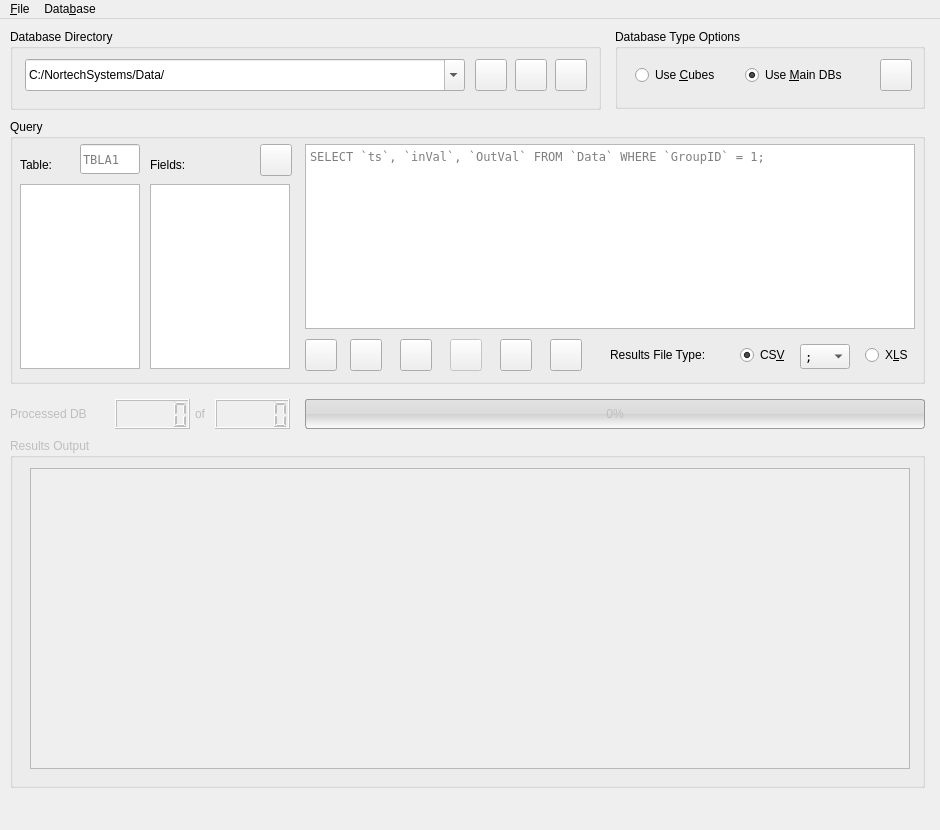
<?xml version="1.0" encoding="UTF-8"?>
<ui version="4.0">
 <class>MuninnWindow</class>
 <widget class="QMainWindow" name="MuninnWindow">
  <property name="geometry">
   <rect>
    <x>0</x>
    <y>0</y>
    <width>940</width>
    <height>830</height>
   </rect>
  </property>
  <property name="sizePolicy">
   <sizepolicy hsizetype="Fixed" vsizetype="Fixed">
    <horstretch>0</horstretch>
    <verstretch>0</verstretch>
   </sizepolicy>
  </property>
  <property name="minimumSize">
   <size>
    <width>940</width>
    <height>830</height>
   </size>
  </property>
  <property name="maximumSize">
   <size>
    <width>940</width>
    <height>830</height>
   </size>
  </property>
  <property name="font">
   <font>
    <family>Segoe UI</family>
    <pointsize>9</pointsize>
   </font>
  </property>
  <property name="windowTitle">
   <string>Muninn — Multiple Database Querier</string>
  </property>
  <property name="windowIcon">
   <iconset>
    <normaloff>images/raven_guard_badge.png</normaloff>images/raven_guard_badge.png</iconset>
  </property>
  <property name="iconSize">
   <size>
    <width>44</width>
    <height>44</height>
   </size>
  </property>
  <property name="toolButtonStyle">
   <enum>Qt::ToolButtonTextOnly</enum>
  </property>
  <widget class="QWidget" name="centralwidget">
   <widget class="QGroupBox" name="DBDirGroupBox">
    <property name="geometry">
     <rect>
      <x>10</x>
      <y>10</y>
      <width>591</width>
      <height>81</height>
     </rect>
    </property>
    <property name="title">
     <string>Database Directory</string>
    </property>
    <widget class="QPushButton" name="SubtractLocBtn">
     <property name="geometry">
      <rect>
       <x>545</x>
       <y>30</y>
       <width>32</width>
       <height>32</height>
      </rect>
     </property>
     <property name="cursor">
      <cursorShape>PointingHandCursor</cursorShape>
     </property>
     <property name="toolTip">
      <string>Remove selected directory from saved list</string>
     </property>
     <property name="text">
      <string/>
     </property>
     <property name="icon">
      <iconset>
       <normaloff>images/Oxygen-list-remove.ico</normaloff>images/Oxygen-list-remove.ico</iconset>
     </property>
     <property name="iconSize">
      <size>
       <width>25</width>
       <height>25</height>
      </size>
     </property>
     <property name="shortcut">
      <string>Alt+R</string>
     </property>
    </widget>
    <widget class="QPushButton" name="AddLocBtn">
     <property name="geometry">
      <rect>
       <x>505</x>
       <y>30</y>
       <width>32</width>
       <height>32</height>
      </rect>
     </property>
     <property name="cursor">
      <cursorShape>PointingHandCursor</cursorShape>
     </property>
     <property name="toolTip">
      <string>Add selected directory to saved list</string>
     </property>
     <property name="text">
      <string/>
     </property>
     <property name="icon">
      <iconset>
       <normaloff>images/Oxygen-list-add.ico</normaloff>images/Oxygen-list-add.ico</iconset>
     </property>
     <property name="iconSize">
      <size>
       <width>25</width>
       <height>25</height>
      </size>
     </property>
     <property name="shortcut">
      <string>Alt+A</string>
     </property>
    </widget>
    <widget class="QPushButton" name="ChooseDirBtn">
     <property name="geometry">
      <rect>
       <x>465</x>
       <y>30</y>
       <width>32</width>
       <height>32</height>
      </rect>
     </property>
     <property name="cursor">
      <cursorShape>PointingHandCursor</cursorShape>
     </property>
     <property name="toolTip">
      <string>Choose database directory</string>
     </property>
     <property name="text">
      <string/>
     </property>
     <property name="icon">
      <iconset>
       <normaloff>images/Iconsmind-Outline-Folder-Open.ico</normaloff>images/Iconsmind-Outline-Folder-Open.ico</iconset>
     </property>
     <property name="iconSize">
      <size>
       <width>25</width>
       <height>25</height>
      </size>
     </property>
     <property name="shortcut">
      <string>Alt+D</string>
     </property>
    </widget>
    <widget class="QComboBox" name="DBDirComboBox">
     <property name="geometry">
      <rect>
       <x>15</x>
       <y>30</y>
       <width>440</width>
       <height>32</height>
      </rect>
     </property>
     <property name="toolTip">
      <string>Choose a previously stored location</string>
     </property>
     <property name="editable">
      <bool>true</bool>
     </property>
     <item>
      <property name="text">
       <string>C:/NortechSystems/Data/</string>
      </property>
     </item>
     <item>
      <property name="text">
       <string>C:/share/dbs/</string>
      </property>
     </item>
     <item>
      <property name="text">
       <string>D:/data/headcount/</string>
      </property>
     </item>
    </widget>
   </widget>
   <widget class="QGroupBox" name="DBsGroupBox">
    <property name="geometry">
     <rect>
      <x>615</x>
      <y>10</y>
      <width>310</width>
      <height>80</height>
     </rect>
    </property>
    <property name="title">
     <string>Database Type Options</string>
    </property>
    <widget class="QPushButton" name="RefreshDBsBtn">
     <property name="geometry">
      <rect>
       <x>265</x>
       <y>30</y>
       <width>32</width>
       <height>32</height>
      </rect>
     </property>
     <property name="cursor">
      <cursorShape>PointingHandCursor</cursorShape>
     </property>
     <property name="toolTip">
      <string>Refresh DB List/Count</string>
     </property>
     <property name="text">
      <string/>
     </property>
     <property name="icon">
      <iconset>
       <normaloff>images/Oxygen-view-refresh.ico</normaloff>images/Oxygen-view-refresh.ico</iconset>
     </property>
     <property name="iconSize">
      <size>
       <width>25</width>
       <height>25</height>
      </size>
     </property>
     <property name="shortcut">
      <string>Alt+F5</string>
     </property>
    </widget>
    <widget class="QRadioButton" name="UseCubesCRadio">
     <property name="geometry">
      <rect>
       <x>20</x>
       <y>30</y>
       <width>100</width>
       <height>32</height>
      </rect>
     </property>
     <property name="cursor">
      <cursorShape>CrossCursor</cursorShape>
     </property>
     <property name="toolTip">
      <string>Use only the Cube DBs</string>
     </property>
     <property name="text">
      <string>Use &amp;Cubes</string>
     </property>
     <property name="shortcut">
      <string>Alt+C</string>
     </property>
    </widget>
    <widget class="QRadioButton" name="UseCubesMRadio">
     <property name="geometry">
      <rect>
       <x>130</x>
       <y>30</y>
       <width>120</width>
       <height>32</height>
      </rect>
     </property>
     <property name="cursor">
      <cursorShape>CrossCursor</cursorShape>
     </property>
     <property name="toolTip">
      <string>Use only the Main DBs</string>
     </property>
     <property name="text">
      <string>Use &amp;Main DBs</string>
     </property>
     <property name="shortcut">
      <string>Alt+M</string>
     </property>
     <property name="checked">
      <bool>true</bool>
     </property>
    </widget>
   </widget>
   <widget class="QGroupBox" name="QueryGroupBox">
    <property name="geometry">
     <rect>
      <x>10</x>
      <y>100</y>
      <width>915</width>
      <height>265</height>
     </rect>
    </property>
    <property name="title">
     <string>Query</string>
    </property>
    <widget class="QLabel" name="TableLabel">
     <property name="geometry">
      <rect>
       <x>10</x>
       <y>30</y>
       <width>50</width>
       <height>31</height>
      </rect>
     </property>
     <property name="text">
      <string>Table:</string>
     </property>
     <property name="textFormat">
      <enum>Qt::PlainText</enum>
     </property>
    </widget>
    <widget class="QListWidget" name="TableListWidget">
     <property name="geometry">
      <rect>
       <x>10</x>
       <y>65</y>
       <width>120</width>
       <height>185</height>
      </rect>
     </property>
     <property name="cursor" stdset="0">
      <cursorShape>CrossCursor</cursorShape>
     </property>
     <property name="toolTip">
      <string>Select a table to query</string>
     </property>
     <property name="whatsThis">
      <string>List of tables in DB</string>
     </property>
     <property name="alternatingRowColors">
      <bool>true</bool>
     </property>
     <property name="selectionRectVisible">
      <bool>true</bool>
     </property>
     <property name="sortingEnabled">
      <bool>true</bool>
     </property>
    </widget>
    <widget class="QLabel" name="ColumnLabel">
     <property name="geometry">
      <rect>
       <x>140</x>
       <y>30</y>
       <width>51</width>
       <height>31</height>
      </rect>
     </property>
     <property name="cursor">
      <cursorShape>CrossCursor</cursorShape>
     </property>
     <property name="toolTip">
      <string/>
     </property>
     <property name="text">
      <string>Fields:</string>
     </property>
     <property name="textFormat">
      <enum>Qt::PlainText</enum>
     </property>
    </widget>
    <widget class="QListWidget" name="ColumnsListWidget">
     <property name="geometry">
      <rect>
       <x>140</x>
       <y>65</y>
       <width>140</width>
       <height>185</height>
      </rect>
     </property>
     <property name="cursor" stdset="0">
      <cursorShape>CrossCursor</cursorShape>
     </property>
     <property name="toolTip">
      <string>Select table columns to query</string>
     </property>
     <property name="whatsThis">
      <string>List of columns in selected table</string>
     </property>
     <property name="alternatingRowColors">
      <bool>true</bool>
     </property>
     <property name="selectionMode">
      <enum>QAbstractItemView::MultiSelection</enum>
     </property>
     <property name="selectionRectVisible">
      <bool>true</bool>
     </property>
     <property name="sortingEnabled">
      <bool>true</bool>
     </property>
    </widget>
    <widget class="QPushButton" name="PushSelectionBtn">
     <property name="geometry">
      <rect>
       <x>250</x>
       <y>25</y>
       <width>32</width>
       <height>32</height>
      </rect>
     </property>
     <property name="cursor">
      <cursorShape>PointingHandCursor</cursorShape>
     </property>
     <property name="toolTip">
      <string>Push DB selections to query editor</string>
     </property>
     <property name="text">
      <string/>
     </property>
     <property name="icon">
      <iconset>
       <normaloff>images/Oxygen-arrow-right.ico</normaloff>images/Oxygen-arrow-right.ico</iconset>
     </property>
     <property name="iconSize">
      <size>
       <width>25</width>
       <height>25</height>
      </size>
     </property>
     <property name="shortcut">
      <string>Alt+P</string>
     </property>
    </widget>
    <widget class="QPlainTextEdit" name="QueryTextEdit">
     <property name="geometry">
      <rect>
       <x>295</x>
       <y>25</y>
       <width>610</width>
       <height>185</height>
      </rect>
     </property>
     <property name="font">
      <font>
       <family>DejaVu Sans Mono</family>
       <pointsize>9</pointsize>
       <stylestrategy>PreferAntialias</stylestrategy>
      </font>
     </property>
     <property name="cursor" stdset="0">
      <cursorShape>IBeamCursor</cursorShape>
     </property>
     <property name="toolTip">
      <string>Type/Edit your query here.</string>
     </property>
     <property name="whatsThis">
      <string>SQL Query Editor</string>
     </property>
     <property name="documentTitle">
      <string>MultipleDBQuery</string>
     </property>
     <property name="lineWrapMode">
      <enum>QPlainTextEdit::NoWrap</enum>
     </property>
     <property name="placeholderText">
      <string>SELECT `ts`, `inVal`, `OutVal` FROM `Data` WHERE `GroupID` = 1;</string>
     </property>
    </widget>
    <widget class="QPushButton" name="LoadScriptBtn">
     <property name="geometry">
      <rect>
       <x>295</x>
       <y>220</y>
       <width>32</width>
       <height>32</height>
      </rect>
     </property>
     <property name="cursor">
      <cursorShape>PointingHandCursor</cursorShape>
     </property>
     <property name="toolTip">
      <string>Load SQL from Script</string>
     </property>
     <property name="text">
      <string/>
     </property>
     <property name="icon">
      <iconset>
       <normaloff>images/Oxygen-Actions-arrow-up.ico</normaloff>images/Oxygen-Actions-arrow-up.ico</iconset>
     </property>
     <property name="iconSize">
      <size>
       <width>25</width>
       <height>25</height>
      </size>
     </property>
     <property name="shortcut">
      <string>Alt+O</string>
     </property>
    </widget>
    <widget class="QPushButton" name="StopExecBtn">
     <property name="enabled">
      <bool>false</bool>
     </property>
     <property name="geometry">
      <rect>
       <x>440</x>
       <y>220</y>
       <width>32</width>
       <height>32</height>
      </rect>
     </property>
     <property name="cursor">
      <cursorShape>PointingHandCursor</cursorShape>
     </property>
     <property name="toolTip">
      <string>Stop Query Execution</string>
     </property>
     <property name="whatsThis">
      <string/>
     </property>
     <property name="text">
      <string/>
     </property>
     <property name="icon">
      <iconset>
       <normaloff>images/Oxygen-media-playback-stop.ico</normaloff>images/Oxygen-media-playback-stop.ico</iconset>
     </property>
     <property name="iconSize">
      <size>
       <width>25</width>
       <height>25</height>
      </size>
     </property>
    </widget>
    <widget class="QLineEdit" name="TableAliasLineEdit">
     <property name="geometry">
      <rect>
       <x>70</x>
       <y>25</y>
       <width>60</width>
       <height>30</height>
      </rect>
     </property>
     <property name="font">
      <font>
       <family>DejaVu Sans Mono</family>
      </font>
     </property>
     <property name="toolTip">
      <string>Provide an alias to use for the selected table</string>
     </property>
     <property name="maxLength">
      <number>5</number>
     </property>
     <property name="placeholderText">
      <string>TBLA1</string>
     </property>
     <property name="clearButtonEnabled">
      <bool>false</bool>
     </property>
    </widget>
    <widget class="QPushButton" name="ExecuteBtn">
     <property name="geometry">
      <rect>
       <x>390</x>
       <y>220</y>
       <width>32</width>
       <height>32</height>
      </rect>
     </property>
     <property name="cursor">
      <cursorShape>PointingHandCursor</cursorShape>
     </property>
     <property name="toolTip">
      <string>Execute query against DBs</string>
     </property>
     <property name="text">
      <string/>
     </property>
     <property name="icon">
      <iconset>
       <normaloff>images/Oxygen-media-playback-start.ico</normaloff>images/Oxygen-media-playback-start.ico</iconset>
     </property>
     <property name="iconSize">
      <size>
       <width>25</width>
       <height>25</height>
      </size>
     </property>
     <property name="shortcut">
      <string>Alt+U</string>
     </property>
    </widget>
    <widget class="QPushButton" name="TestQueryBtn">
     <property name="geometry">
      <rect>
       <x>340</x>
       <y>220</y>
       <width>32</width>
       <height>32</height>
      </rect>
     </property>
     <property name="cursor">
      <cursorShape>PointingHandCursor</cursorShape>
     </property>
     <property name="toolTip">
      <string>Test query against demo DB</string>
     </property>
     <property name="text">
      <string/>
     </property>
     <property name="icon">
      <iconset>
       <normaloff>images/Oxygen-dialog-ok-apply.ico</normaloff>images/Oxygen-dialog-ok-apply.ico</iconset>
     </property>
     <property name="iconSize">
      <size>
       <width>25</width>
       <height>25</height>
      </size>
     </property>
     <property name="shortcut">
      <string>Alt+T</string>
     </property>
    </widget>
    <widget class="QLabel" name="OutputTypeLabel">
     <property name="geometry">
      <rect>
       <x>600</x>
       <y>220</y>
       <width>120</width>
       <height>32</height>
      </rect>
     </property>
     <property name="toolTip">
      <string>Select the file type when saving results</string>
     </property>
     <property name="text">
      <string>Results File Type:</string>
     </property>
     <property name="textFormat">
      <enum>Qt::PlainText</enum>
     </property>
    </widget>
    <widget class="QRadioButton" name="CSVRadioBtn">
     <property name="geometry">
      <rect>
       <x>730</x>
       <y>220</y>
       <width>55</width>
       <height>32</height>
      </rect>
     </property>
     <property name="cursor">
      <cursorShape>CrossCursor</cursorShape>
     </property>
     <property name="text">
      <string>CS&amp;V</string>
     </property>
     <property name="shortcut">
      <string>Alt+V</string>
     </property>
     <property name="checked">
      <bool>true</bool>
     </property>
    </widget>
    <widget class="QRadioButton" name="XLSRadioBtn">
     <property name="geometry">
      <rect>
       <x>855</x>
       <y>220</y>
       <width>55</width>
       <height>32</height>
      </rect>
     </property>
     <property name="cursor">
      <cursorShape>CrossCursor</cursorShape>
     </property>
     <property name="text">
      <string>X&amp;LS</string>
     </property>
     <property name="shortcut">
      <string>Alt+L</string>
     </property>
     <property name="checked">
      <bool>false</bool>
     </property>
     <property name="autoExclusive">
      <bool>true</bool>
     </property>
    </widget>
    <widget class="QComboBox" name="CSVSepComboBox">
     <property name="geometry">
      <rect>
       <x>790</x>
       <y>225</y>
       <width>50</width>
       <height>25</height>
      </rect>
     </property>
     <property name="font">
      <font>
       <family>DejaVu Sans Mono</family>
      </font>
     </property>
     <property name="toolTip">
      <string>Select CSV field separator</string>
     </property>
     <property name="maxVisibleItems">
      <number>5</number>
     </property>
     <property name="sizeAdjustPolicy">
      <enum>QComboBox::AdjustToContentsOnFirstShow</enum>
     </property>
     <item>
      <property name="text">
       <string>;</string>
      </property>
     </item>
     <item>
      <property name="text">
       <string>,</string>
      </property>
     </item>
     <item>
      <property name="text">
       <string>:</string>
      </property>
     </item>
     <item>
      <property name="text">
       <string>/t</string>
      </property>
     </item>
    </widget>
   </widget>
   <widget class="QPushButton" name="SaveScriptBtn">
    <property name="geometry">
     <rect>
      <x>500</x>
      <y>320</y>
      <width>32</width>
      <height>32</height>
     </rect>
    </property>
    <property name="cursor">
     <cursorShape>PointingHandCursor</cursorShape>
    </property>
    <property name="toolTip">
     <string>Save SQL Script</string>
    </property>
    <property name="text">
     <string/>
    </property>
    <property name="icon">
     <iconset>
      <normaloff>images/Oxygen-doc-save.ico</normaloff>images/Oxygen-doc-save.ico</iconset>
    </property>
    <property name="iconSize">
     <size>
      <width>25</width>
      <height>25</height>
     </size>
    </property>
    <property name="shortcut">
     <string>Ctrl+S</string>
    </property>
   </widget>
   <widget class="QPushButton" name="SaveScriptAsBtn">
    <property name="geometry">
     <rect>
      <x>550</x>
      <y>320</y>
      <width>32</width>
      <height>32</height>
     </rect>
    </property>
    <property name="cursor">
     <cursorShape>PointingHandCursor</cursorShape>
    </property>
    <property name="toolTip">
     <string>Save SQL Script As ...</string>
    </property>
    <property name="text">
     <string/>
    </property>
    <property name="icon">
     <iconset>
      <normaloff>images/Oxygen-document-save-as.ico</normaloff>images/Oxygen-document-save-as.ico</iconset>
    </property>
    <property name="iconSize">
     <size>
      <width>25</width>
      <height>25</height>
     </size>
    </property>
    <property name="shortcut">
     <string>Ctrl+Shift+S</string>
    </property>
   </widget>
   <widget class="QGroupBox" name="OutputGroupBox">
    <property name="enabled">
     <bool>false</bool>
    </property>
    <property name="geometry">
     <rect>
      <x>10</x>
      <y>419</y>
      <width>915</width>
      <height>350</height>
     </rect>
    </property>
    <property name="title">
     <string>Results Output</string>
    </property>
    <widget class="QTableView" name="ResultsTableView">
     <property name="enabled">
      <bool>false</bool>
     </property>
     <property name="geometry">
      <rect>
       <x>20</x>
       <y>30</y>
       <width>880</width>
       <height>301</height>
      </rect>
     </property>
     <property name="sizePolicy">
      <sizepolicy hsizetype="Fixed" vsizetype="Fixed">
       <horstretch>0</horstretch>
       <verstretch>0</verstretch>
      </sizepolicy>
     </property>
     <property name="font">
      <font>
       <family>DejaVu Sans Mono</family>
      </font>
     </property>
     <property name="cursor" stdset="0">
      <cursorShape>CrossCursor</cursorShape>
     </property>
     <property name="alternatingRowColors">
      <bool>true</bool>
     </property>
     <property name="sortingEnabled">
      <bool>false</bool>
     </property>
    </widget>
   </widget>
   <widget class="QLabel" name="DBProgressLabel">
    <property name="enabled">
     <bool>false</bool>
    </property>
    <property name="geometry">
     <rect>
      <x>10</x>
      <y>380</y>
      <width>110</width>
      <height>30</height>
     </rect>
    </property>
    <property name="text">
     <string>Processed DB</string>
    </property>
    <property name="textFormat">
     <enum>Qt::PlainText</enum>
    </property>
   </widget>
   <widget class="QLCDNumber" name="CurrentDBLCDNum">
    <property name="enabled">
     <bool>false</bool>
    </property>
    <property name="geometry">
     <rect>
      <x>115</x>
      <y>380</y>
      <width>75</width>
      <height>30</height>
     </rect>
    </property>
    <property name="cursor">
     <cursorShape>ForbiddenCursor</cursorShape>
    </property>
    <property name="toolTip">
     <string>Last DB Processed</string>
    </property>
    <property name="autoFillBackground">
     <bool>true</bool>
    </property>
    <property name="mode">
     <enum>QLCDNumber::Dec</enum>
    </property>
    <property name="segmentStyle">
     <enum>QLCDNumber::Filled</enum>
    </property>
    <property name="value" stdset="0">
     <double>0.000000000000000</double>
    </property>
    <property name="intValue" stdset="0">
     <number>0</number>
    </property>
   </widget>
   <widget class="QLabel" name="DBOfLabel">
    <property name="enabled">
     <bool>false</bool>
    </property>
    <property name="geometry">
     <rect>
      <x>195</x>
      <y>380</y>
      <width>20</width>
      <height>30</height>
     </rect>
    </property>
    <property name="cursor">
     <cursorShape>ForbiddenCursor</cursorShape>
    </property>
    <property name="text">
     <string>of</string>
    </property>
    <property name="textFormat">
     <enum>Qt::PlainText</enum>
    </property>
   </widget>
   <widget class="QLCDNumber" name="TotalDBsLCDNum">
    <property name="enabled">
     <bool>false</bool>
    </property>
    <property name="geometry">
     <rect>
      <x>215</x>
      <y>380</y>
      <width>75</width>
      <height>30</height>
     </rect>
    </property>
    <property name="cursor">
     <cursorShape>ForbiddenCursor</cursorShape>
    </property>
    <property name="toolTip">
     <string>Total DBs to process</string>
    </property>
    <property name="autoFillBackground">
     <bool>true</bool>
    </property>
    <property name="mode">
     <enum>QLCDNumber::Dec</enum>
    </property>
    <property name="segmentStyle">
     <enum>QLCDNumber::Filled</enum>
    </property>
    <property name="intValue" stdset="0">
     <number>0</number>
    </property>
   </widget>
   <widget class="QProgressBar" name="progressBar">
    <property name="enabled">
     <bool>false</bool>
    </property>
    <property name="geometry">
     <rect>
      <x>305</x>
      <y>380</y>
      <width>620</width>
      <height>30</height>
     </rect>
    </property>
    <property name="sizePolicy">
     <sizepolicy hsizetype="Fixed" vsizetype="Fixed">
      <horstretch>0</horstretch>
      <verstretch>0</verstretch>
     </sizepolicy>
    </property>
    <property name="cursor">
     <cursorShape>WaitCursor</cursorShape>
    </property>
    <property name="toolTip">
     <string>Current Progress</string>
    </property>
    <property name="styleSheet">
     <string notr="true">/* Windows Vista/7 Progress Bar */
QProgressBar:horizontal { border-width: 1px; border-color: #999; border-style: solid; border-radius: 3px; padding: 0px; padding-left: 1px; padding-right:1px; background-color: QLinearGradient( x1: 0, y1: 0, x2: 0, y2: 1, stop: 0 #e2e2e2, stop: 0.50 #dbdbdb , stop: 0.51 #d1d1d1, stop: 1 #fefefe); text-align: center; }
QProgressBar::chunk:horizontal { background-color: QLinearGradient( x1: 0, y1: 0, x2: 0, y2: 1, stop: 0 #bfd255, stop: 0.50 #8eb92a, stop: 0.51 #72aa00, stop: 1 #9ecb2d);   font-size: 10px; width:10px; }</string>
    </property>
    <property name="value">
     <number>0</number>
    </property>
    <property name="alignment">
     <set>Qt::AlignCenter</set>
    </property>
    <property name="invertedAppearance">
     <bool>false</bool>
    </property>
   </widget>
  </widget>
  <widget class="QMenuBar" name="MuninnMenuBar">
   <property name="geometry">
    <rect>
     <x>0</x>
     <y>0</y>
     <width>940</width>
     <height>26</height>
    </rect>
   </property>
   <widget class="QMenu" name="MunninnMenuFile">
    <property name="title">
     <string>&amp;File</string>
    </property>
    <property name="toolTipsVisible">
     <bool>true</bool>
    </property>
    <addaction name="actionExportResults"/>
    <addaction name="actionLoadScript"/>
    <addaction name="separator"/>
    <addaction name="ActionExit"/>
   </widget>
   <widget class="QMenu" name="MuninnMenuDatabase">
    <property name="title">
     <string>Data&amp;base</string>
    </property>
    <property name="toolTipsVisible">
     <bool>true</bool>
    </property>
    <addaction name="actionChooseDir"/>
    <addaction name="actionAddLocation"/>
    <addaction name="actionRemove_Location"/>
    <addaction name="actionRefresh_DB_List_Count"/>
    <addaction name="separator"/>
    <addaction name="actionExecuteQuery"/>
    <addaction name="actionTestQuery"/>
   </widget>
   <addaction name="MunninnMenuFile"/>
   <addaction name="MuninnMenuDatabase"/>
  </widget>
  <widget class="QStatusBar" name="MuninnStatusBar">
   <property name="sizeGripEnabled">
    <bool>false</bool>
   </property>
  </widget>
  <action name="ActionExit">
   <property name="icon">
    <iconset>
     <normaloff>images/Oxygen-application-exit.ico</normaloff>images/Oxygen-application-exit.ico</iconset>
   </property>
   <property name="text">
    <string>E&amp;xit</string>
   </property>
   <property name="toolTip">
    <string>Exit the application</string>
   </property>
   <property name="font">
    <font>
     <family>Segoe UI</family>
     <pointsize>9</pointsize>
    </font>
   </property>
   <property name="shortcut">
    <string>Alt+X</string>
   </property>
  </action>
  <action name="actionChooseDir">
   <property name="icon">
    <iconset>
     <normaloff>images/Iconsmind-Outline-Folder-Open.ico</normaloff>images/Iconsmind-Outline-Folder-Open.ico</iconset>
   </property>
   <property name="text">
    <string>Choose &amp;Directory</string>
   </property>
   <property name="toolTip">
    <string>Choose Database Directory</string>
   </property>
   <property name="shortcut">
    <string>Alt+D</string>
   </property>
  </action>
  <action name="actionAddLocation">
   <property name="icon">
    <iconset>
     <normaloff>images/Oxygen-list-add.ico</normaloff>images/Oxygen-list-add.ico</iconset>
   </property>
   <property name="text">
    <string>&amp;Add Location</string>
   </property>
   <property name="toolTip">
    <string>Add Current Location to remembered list</string>
   </property>
   <property name="shortcut">
    <string>Alt+A</string>
   </property>
  </action>
  <action name="actionRemove_Location">
   <property name="icon">
    <iconset>
     <normaloff>images/Oxygen-list-remove.ico</normaloff>images/Oxygen-list-remove.ico</iconset>
   </property>
   <property name="text">
    <string>&amp;Remove Location</string>
   </property>
   <property name="shortcut">
    <string>Alt+R</string>
   </property>
  </action>
  <action name="actionRefresh_DB_List_Count">
   <property name="icon">
    <iconset>
     <normaloff>images/Oxygen-view-refresh.ico</normaloff>images/Oxygen-view-refresh.ico</iconset>
   </property>
   <property name="text">
    <string>Refresh DB List/Count</string>
   </property>
   <property name="shortcut">
    <string>Alt+F5</string>
   </property>
  </action>
  <action name="actionLoadScript">
   <property name="icon">
    <iconset>
     <normaloff>images/Oxygen-Actions-arrow-up.ico</normaloff>images/Oxygen-Actions-arrow-up.ico</iconset>
   </property>
   <property name="text">
    <string>L&amp;oad Script</string>
   </property>
   <property name="toolTip">
    <string>Load Script from file</string>
   </property>
   <property name="shortcut">
    <string>Alt+O</string>
   </property>
  </action>
  <action name="actionTestQuery">
   <property name="icon">
    <iconset>
     <normaloff>images/Oxygen-dialog-ok-apply.ico</normaloff>images/Oxygen-dialog-ok-apply.ico</iconset>
   </property>
   <property name="text">
    <string>&amp;Test Query</string>
   </property>
   <property name="toolTip">
    <string>Test query against Demo DB</string>
   </property>
   <property name="shortcut">
    <string>Alt+T</string>
   </property>
  </action>
  <action name="actionExecuteQuery">
   <property name="icon">
    <iconset>
     <normaloff>images/Oxygen-media-playback-start.ico</normaloff>images/Oxygen-media-playback-start.ico</iconset>
   </property>
   <property name="text">
    <string>Exec&amp;ute Query</string>
   </property>
   <property name="toolTip">
    <string>Execute query against DBs</string>
   </property>
   <property name="shortcut">
    <string>Alt+U</string>
   </property>
  </action>
  <action name="actionExportResults">
   <property name="icon">
    <iconset>
     <normaloff>images/Oxygen-mimetypes-opendocument-spreadsheet.ico</normaloff>images/Oxygen-mimetypes-opendocument-spreadsheet.ico</iconset>
   </property>
   <property name="text">
    <string>Ex&amp;port Results</string>
   </property>
   <property name="toolTip">
    <string>Export results to preferred type </string>
   </property>
   <property name="shortcut">
    <string>Alt+P</string>
   </property>
  </action>
 </widget>
 <tabstops>
  <tabstop>DBDirComboBox</tabstop>
  <tabstop>ChooseDirBtn</tabstop>
  <tabstop>AddLocBtn</tabstop>
  <tabstop>SubtractLocBtn</tabstop>
  <tabstop>UseCubesCRadio</tabstop>
  <tabstop>UseCubesMRadio</tabstop>
  <tabstop>RefreshDBsBtn</tabstop>
  <tabstop>TableListWidget</tabstop>
  <tabstop>TableAliasLineEdit</tabstop>
  <tabstop>ColumnsListWidget</tabstop>
  <tabstop>PushSelectionBtn</tabstop>
  <tabstop>QueryTextEdit</tabstop>
  <tabstop>LoadScriptBtn</tabstop>
  <tabstop>TestQueryBtn</tabstop>
  <tabstop>ExecuteBtn</tabstop>
  <tabstop>StopExecBtn</tabstop>
  <tabstop>SaveScriptBtn</tabstop>
  <tabstop>SaveScriptAsBtn</tabstop>
  <tabstop>CSVRadioBtn</tabstop>
  <tabstop>XLSRadioBtn</tabstop>
  <tabstop>ResultsTableView</tabstop>
 </tabstops>
 <resources/>
 <connections>
  <connection>
   <sender>ActionExit</sender>
   <signal>triggered()</signal>
   <receiver>MuninnWindow</receiver>
   <slot>close()</slot>
   <hints>
    <hint type="sourcelabel">
     <x>-1</x>
     <y>-1</y>
    </hint>
    <hint type="destinationlabel">
     <x>469</x>
     <y>414</y>
    </hint>
   </hints>
  </connection>
  <connection>
   <sender>XLSRadioBtn</sender>
   <signal>toggled(bool)</signal>
   <receiver>CSVSepComboBox</receiver>
   <slot>setDisabled(bool)</slot>
   <hints>
    <hint type="sourcelabel">
     <x>892</x>
     <y>361</y>
    </hint>
    <hint type="destinationlabel">
     <x>824</x>
     <y>363</y>
    </hint>
   </hints>
  </connection>
 </connections>
</ui>
